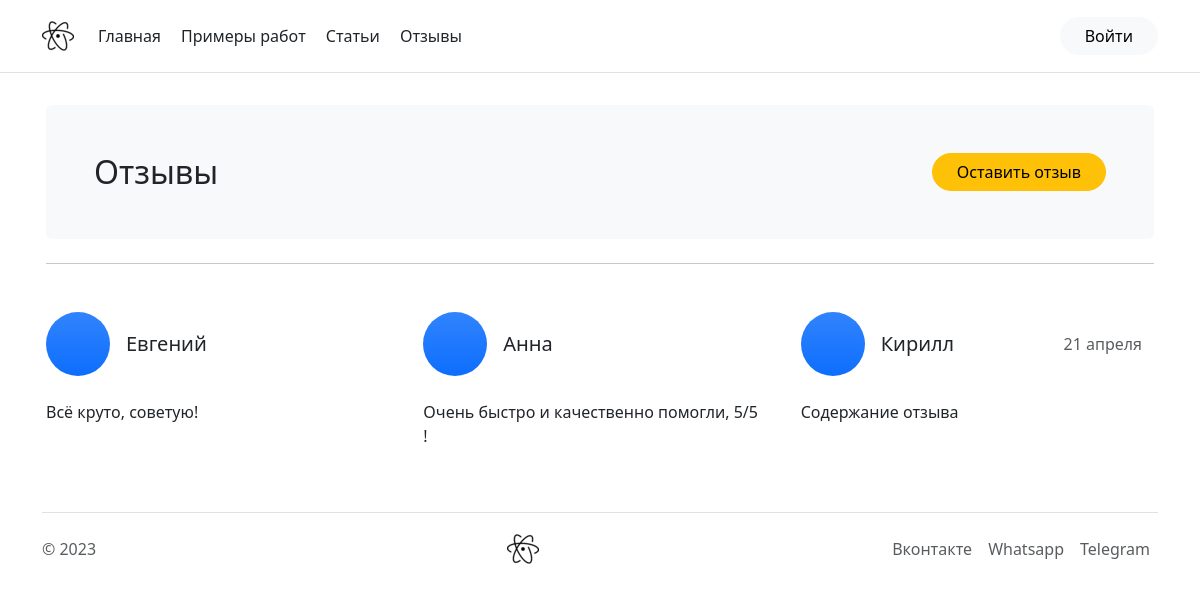
The app's page /reviews/ with its own data.
### main_app/models.py (models this page shows, shortened)
class Review(models.Model):
    email = models.EmailField()
    name = models.CharField(max_length=100, verbose_name='Имя')
    rev = models.TextField(blank=True, verbose_name='Отзыв')
    class Meta:
        verbose_name = 'Отзыв'
        verbose_name_plural = 'Отзывы'

### main_app/views.py (the view)
# urls.py: path('reviews/', reviews, name='reviews'),
def reviews(request):
    all_reviews = Review.objects.all()
    context = {
        'reviews': all_reviews,
    }
    return render(request, 'main_app/reviews.html', context=context)

### main_app/templates/main_app/reviews.html (shortened to what this page needs)
{% extends 'main_app/base.html' %}
{% load bootstrap_icons %}
{% block content %}
<div class="container px-3 py-3">
    <div class="bg-light rounded p-5">
        <p class="h2 d-inline">Отзывы</p>
        <a href="{% url 'reviews' %}" class="btn btn-warning d-none d-sm-inline rounded-pill px-4 float-end">Оставить отзыв</a>
    </div>
    <hr class="my-4">
    <div class="row g-4 my-2 row-cols-1 row-cols-lg-3">
		{% for review in reviews %}
            <div class="col pe-4">
                <div class="d-flex align-items-center mb-2">
                    <div class="feature-icon bg-primary bg-gradient rounded-circle mb-3">
                    </div>
                    <p class="ms-3 fs-5">{{ review.name }}</p>
                </div>
                <p class="">{{ review.rev }}</p>
            </div>
        {% endfor %}
        <div class="col pe-4">
            <div class="d-flex align-items-center mb-2">
                <div class="feature-icon bg-primary bg-gradient rounded-circle mb-3">
                </div>
                <p class="ms-3 fs-5">Кирилл</p>
                <p class="ms-auto text-muted">21 апреля</p>
            </div>
            <p class="">Содержание отзыва</p>
        </div>
    </div>
</div>
{% endblock %}

### main_app/static/main_app/css/main.css (style rules this page uses)
.feature-icon { display: inline-flex; align-items: center; justify-content: center; width: 64px; min-width: 64px; height: 64px; font-size: 2rem; color: #fff; border-radius: .75rem; }

### records on screen
Review: name "Евгений", rev "Всё круто, советую!"
Review: name "Анна", rev "Очень быстро и качественно помогли, 5/5 !"
